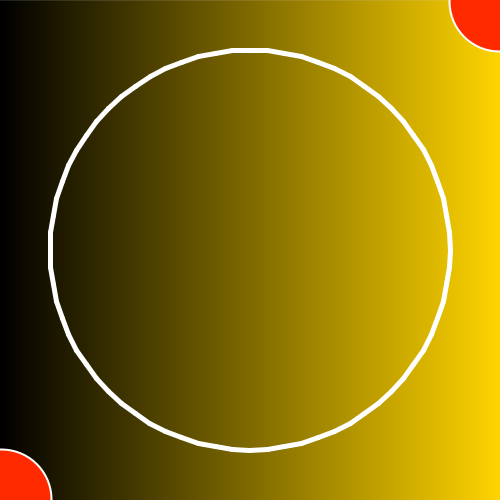
Frame 1 (no input)
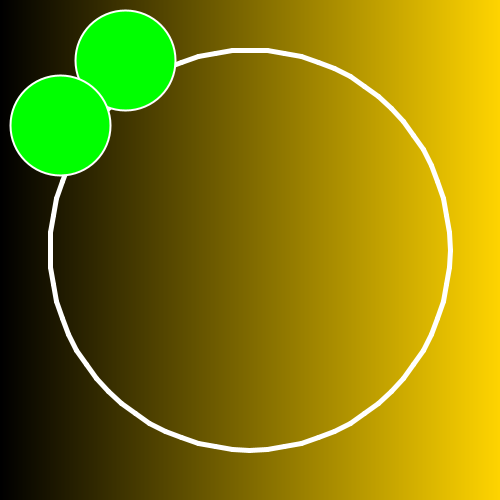
Frame 60 (the mouse pressed at the canvas centre just before this capture)
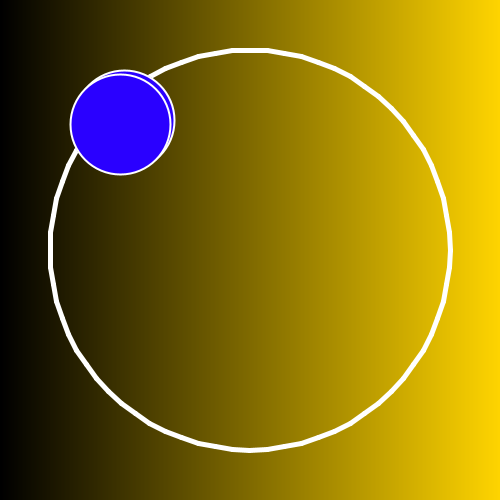
Frame 120 (the mouse held since frame 60 and released just before this capture)

The Processing sketch that drew these frames (run headless with seeded random() and noise(); from frame 60 on, the mouse is pressed at the canvas centre):

// Processing sketch: processing_111895
// ── processing_111895.pde

float hue = 0.0;
float offset = 10;
float counter = 0;

void setup()
{
  size(500, 500);
  colorMode(HSB, 360, 100, 100);
}

void draw()
{
  //background(0);
  counter += 1 / 60.0; // 0.0167;
  //println(counter);
 
  // Afer 5 seconds it stops redrawing so the moving circles show/smear
  if (counter < 5)
  {
    // draw background gradient
    drawGradient();
  }
  
  // draw background circle
  stroke(360, 0, 100);
  strokeWeight(5);
  float radius = 200;
  int centX = width / 2;
  int centY = height / 2;
  float x, y;
  float lastx = centX + (radius * cos(0));
  float lasty = centY + (radius * sin(0));
  for (float ang = 0; ang <= 360; ang += 5) 
  {   
    float rad = radians(ang);  
    x = centX + (radius * cos(rad));
    y = centY + (radius * sin(rad));
    line(lastx, lasty, x, y);
    lastx = x;
    lasty = y;
  }
  
  // draw moving circles
  strokeWeight(2);
  drawEllipse();
}

float ellipseX = 0.0;

void drawEllipse()
{
  ellipseX += 1;
  
  if (ellipseX > width)
  {
    ellipseX = 0;
  }
  
  hue += offset;
  if (hue >= 360)
  {
     offset = -offset;
     hue = 360; // make sure to set to 360 otherwise js freezes
  }
  else if (hue < 0)
  {
    offset = -offset;
    hue = 0; // make sure to set to 0 otherwise js freezes
  }
  fill(hue, 100, 100);
  
  float angle = ellipseX * 4;
  float ellipseY = (height / 2) + cos(radians(angle)) * (height / 2);
  ellipse(ellipseY, ellipseX, 100, 100);
  ellipse(ellipseX, ellipseY, 100, 100);
}

void drawGradient()
{
  for (int x = 0; x < width; x += 1)
  {
    // convert x into percentage of screen. use (float) to convert to float division
    float percentage = x / (float)width;
    stroke(50, 100, 100 * percentage);
    line(x, 0, x, height);
  }
}
